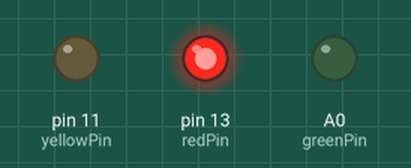
A sketch run on a simulated Arduino Uno, built with avr-gcc and run on an emulated ATmega328P. Shown: output pins drawn as LEDs (lit = HIGH). What the sketch prints to the serial monitor is not drawn.

Above: at 5.0 s.
At 11.0 s:
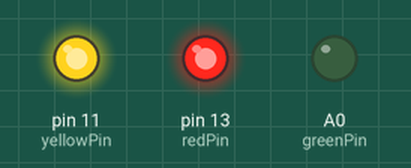
At 17.0 s:
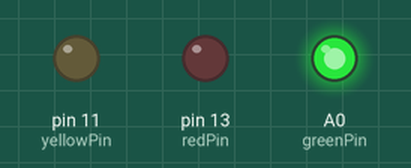
At 23.0 s:
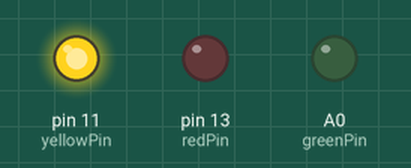
Timing chart, 0 to 31.2 s (numbered marks = the images above):
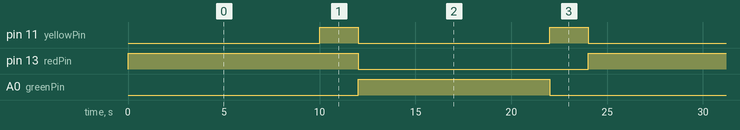

Measured:
- by itself, pin 11 (yellowPin): alternates HIGH for 2.0 s and LOW for 10.0 s
- by itself, pin 13 (redPin): alternates HIGH for 12.0 s and LOW for 12.0 s
- by itself, A0 (greenPin): alternates HIGH for 10.0 s and LOW for 14.0 s

The sketch:

trafficLight.ino
```cpp
typedef struct {
    int state;
    int next;
    int A_red;
    int A_yellow;
    int A_green;
    int timer;
} ampel_state_t;

ampel_state_t state_table[4] = {

// state     A_red             timer
//  |   next  |  A_yellow       |
//  |    |    |   |    A_green  |
//----------------------------------------------
{   0,   1,   1,  0,    0,      10},
{   1,   2,   1,  1,    0,      2  },
{   2,   3,   0,  0,    1,      10},
{   3,   0,   0,  1,    0,      2, }
};

const int greenPin = A0;
const int yellowPin = 11;
const int redPin = 13;
int state = 0;

void setup() {
  pinMode(greenPin, OUTPUT);
  pinMode(yellowPin, OUTPUT);
  pinMode(redPin, OUTPUT);
  Serial.begin(9600);
  Serial.println("\nJunction lights - Project\n");
}

void loop() {
  if (state_table[state].A_red == 1) digitalWrite(redPin, HIGH);
  else digitalWrite(redPin, LOW);
  if (state_table[state].A_yellow == 1) digitalWrite(yellowPin, HIGH);
  else digitalWrite(yellowPin, LOW);
  if (state_table[state].A_green == 1) digitalWrite(greenPin, HIGH);
  else digitalWrite(greenPin, LOW);
  Serial.print(state);
  Serial.print("--> Waiting for Timer");
  Serial.print(state_table[state].timer);
  delay(state_table[state].timer*1000);
  Serial.print(" = expired -- > ");
  state =  state_table[state].next;
  Serial.println(state);
}
```
